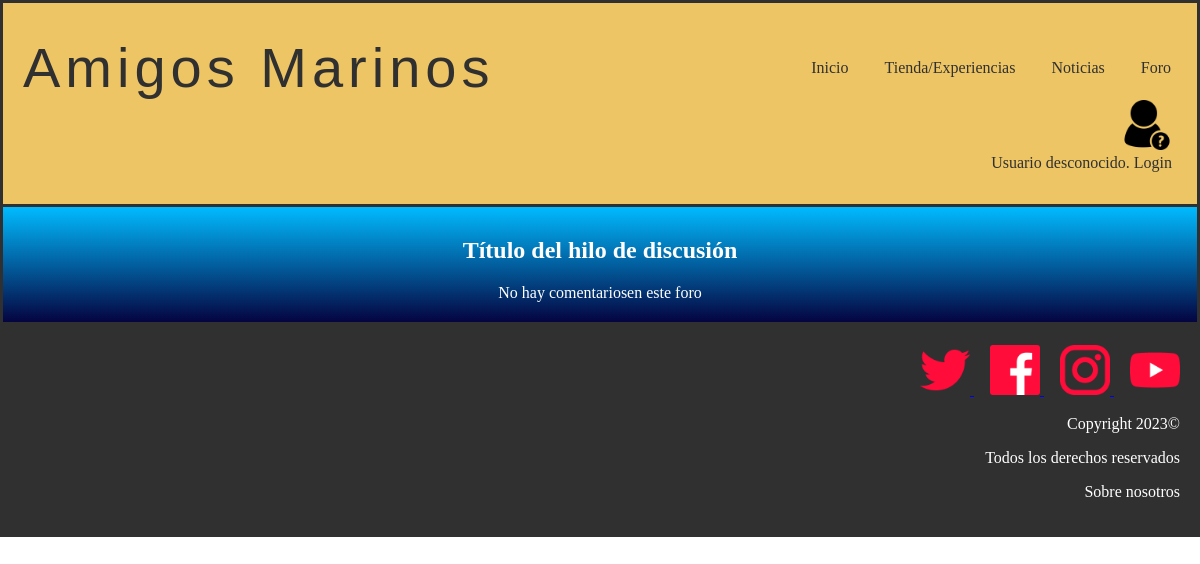
Before: /foro.php with the older database file.
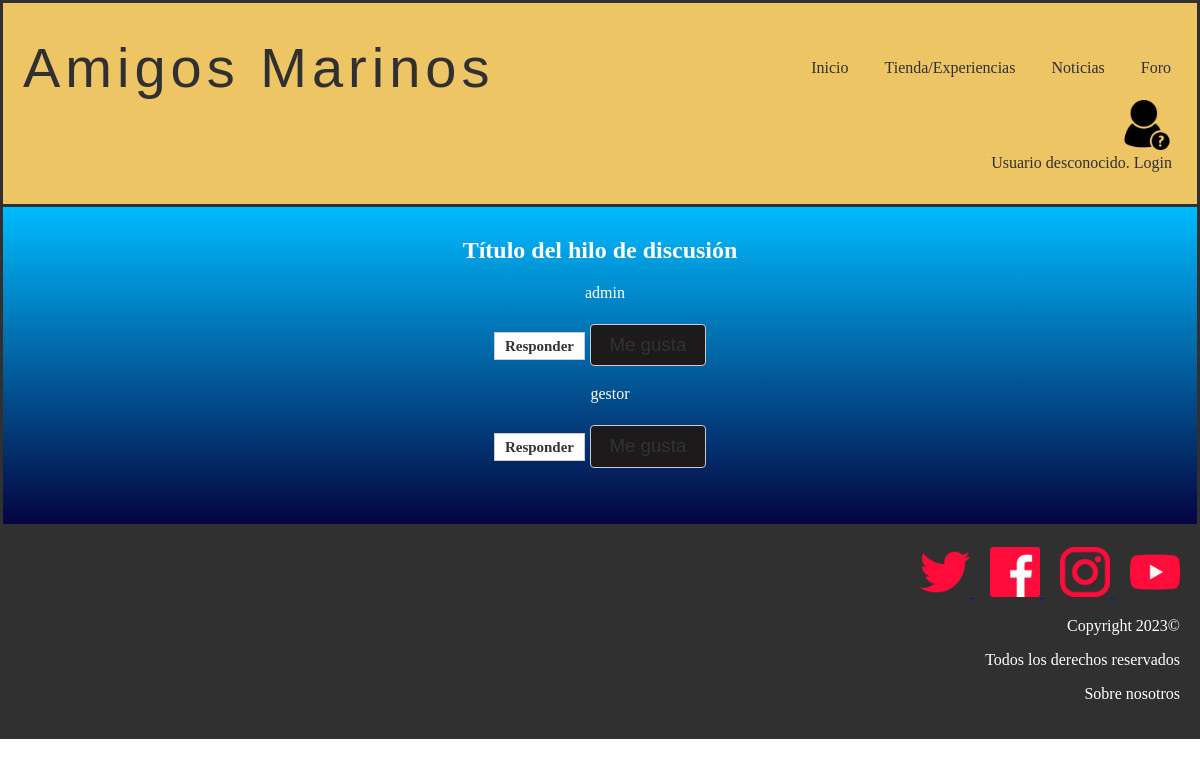
After: the same page with the newer database file.
### tables this page shows
CREATE TABLE IF NOT EXISTS `comentario` (
  `id` int(11) NOT NULL AUTO_INCREMENT,
  `titulo` varchar(20) NOT NULL,
  `usuario` varchar(15) NOT NULL,
  `padre` int(11) DEFAULT NULL,
  `contenido` text NOT NULL,
  `fecha_de_creacion` date NOT NULL,
  `me_gusta` int(11) NOT NULL,
  PRIMARY KEY (`id`),
  UNIQUE KEY `Titulo` (`titulo`),
  KEY `Usuario` (`usuario`)
);

### includes/comentario.php (called while the page is built, shortened)
<?php
class comentario{
private $usuario;
public function __construct($id=null,$titulo,$usuario,$padre,$contenido,$fecha_de_creacion, $meGusta){
    $this->usuario=$usuario;
}
public static function cargarComentarios(){
    $comentarios=[];
    $conn = Aplicacion::getInstance()->getConexionBd();
    $query = sprintf("SELECT * FROM comentario ORDER BY me_gusta DESC");
    $resultado = mysqli_query($conn, $query);
    $i = 0;
    if(mysqli_num_rows($resultado) > 0){
        while($fila = $resultado->fetch_assoc()){
            $comentarios[$i] = new comentario($fila["id"], $fila["titulo"], $fila["usuario"], $fila["padre"], $fila["contenido"], $fila["fecha_de_creacion"], $fila["me_gusta"]);
            $i++;
        }
    }
    return $comentarios;
}
public function getUsuario(){
    return $this->usuario;
}
}
?>

### foro.php (the view, shortened to what this page needs)
<?php
    require_once './includes/comentario.php';
?>
<!DOCTYPE html>
<html>
    <head>
        <link rel="stylesheet" type="text/css" href="./css/style.css"/>
    </head>
    <body>
        <?php
            require ('./includes/comun/cabecera.php');
        ?>
        <main>
            <div class="container">
                <h2>Título del hilo de discusión</h2>
                <?php
                    $comentarios = comentario::cargarComentarios();
                    if($comentarios == false){
                        echo "No hay comentariosen este foro";
                    }
                    foreach($comentarios as $comentario){
                ?>
                        <section class="comment-box">
                            <?php
                            echo $comentario->getUsuario();
                            echo '<h3><'. $comentario->getUsuario() .'</h3>';?>
                            <a href="#" class="reply-btn">Responder</a>
                            <button class="like-btn">Me gusta</button>
                    </section>
                <?php
                    }
                ?>
            </div>
        </main>
        <?php
            require('./includes/comun/pie.php');
        ?>
</html>

### includes/comun/cabecera.php (shortened to what this page needs)
<?php
function reconocerUsuario() {
  if (isset($_SESSION["login"]) && ($_SESSION["login"]===true)){
    echo'Rol: '.Usuario::getNombreRol($_SESSION['rol']);
    $level=level::getLevel($_SESSION["puntos"]);
    if($level == level::cangrejo){
      echo '<form method="post" action="micuenta.php">
      <input type="image" src="./img/cangrejo.jpg" name="boton" width="50" alt="Botón icono cangrejo"  height="50" />
      </form>';
      echo 'Bienvenido ' . $_SESSION['nombre'] . '! ';
      echo '<a href="logout.php">(salir)</a>';
    }
    else if($level == level::delfin){
      echo '<form method="post" action="micuenta.php">
      <input type="image" src="./img/delfin.jpg" name="boton" width="50" alt="Botón icono delfin"  height="50" />
      </form>';
      echo 'Bienvenido ' . $_SESSION['nombre'] . '! ';
      echo '<a href="logout.php">(salir)</a>';
    }
    else if($level == level::megalodon){
      echo '<form method="post" action="micuenta.php">
      <input type="image" src="./img/tiburon.jpg" name="boton" width="50" alt="Botón icono tiburon"  height="50" />
      </form>';
      echo 'Bienvenido ' . $_SESSION['nombre'] . '! ';
      echo '<a href="logout.php">(salir)</a>';
    }
    else if($level == level::poseidon){
      echo '<form method="post" action="micuenta.php">
      <input type="image" src="./img/poseidon.jpg" name="boton" width="50" alt="Botón icono poseidon"  height="50" />
      </form>';
      echo 'Bienvenido ' . $_SESSION['nombre'] . '! ';
      echo '<a href="logout.php">(salir)</a>';
    }
  } else {
    echo '<form method="post" action="login.php">
    <input type="image" src="./img/usuariodesconocido.jpg" name="boton" width="50" alt="Botón para ir a login"  height="50" />
    </form>';
    echo 'Usuario desconocido. ';
    echo '<a href="login.php">Login </a>';
  }
}
?>
<header class ="header">
        <div class="cont logo-nav-cont" >
        <a class="logo">Amigos Marinos</a>
        <nav class="navigation">
          <ul>
            <li><a href="index.php">Inicio</a></li>
            <li><a href="tienda.php">Tienda/Experiencias</a></li>
            <li><a href="mostrarnoticias.php">Noticias</a></li>
            <li><a href="foro.php">Foro</a></li>
          </ul>
        </nav>
       </div>
		<div class="login" >
		 <?php
		reconocerUsuario();
		?>
		</div>
</header>

### includes/comun/pie.php (shortened to what this page needs)
<footer>
<div id="footer">
    <div id="menuFooter">
        <div id="redes-sociales">
            <div class="ops-v">
                <a href="https://media.biobiochile.cl/wp-content/uploads/2019/05/bikini-bottom.jpeg">
                <img src="img/twitter.png" alt="twitter">
                </a>
                <a href="https://www.facebook.com/profile.php?id=100088652318580">
                <img src="img/facebook.png" alt="facebook">
                </a>
                <a href="https://www.instagram.com/amigosmarinos_oficial/?next=%2Famigosmarinos_oficial%2F">
                <img src="img/instagram.png" alt="instagram">
                </a>
                <a href="https://www.youtube.com/watch?v=_Q5YWM2I9_U&t=5889s&ab_channel=M%C3%BAsicadelMundo">
                <img src="img/youtube.png" alt="youtube">
                </a>
            </div>
        </div>
        <div id="copyright">
            <p>Copyright 2023©</p>
            <p>Todos los derechos reservados</p>
        </div>
        <div id="sobre-nosotros">
            <p><a id="link" href="miembros.php">Sobre nosotros</a></p>
        </div>
    </div>
</div>
</footer>

### css/style.css (style rules this page uses)
body { color: white; background-color: white; text-align: center; margin: auto; }
.container { background-image: linear-gradient(to bottom,#00bbff, #040440); border: 3px solid #303030; padding-top: 10px; padding-bottom: 20px; }
button { background-color: #007bff; color:#ffffff; padding:10px 20px; border-radius:5px; }
img { width :50px; height :50px; border :5px; }
section { display:inline; width: 300px; height: 360px; }
footer { clear: both; padding: 20px; background-color: #303030; color: white; text-align: right; }
.header { background-color: #eec565; color:#303030; border: 3px solid #303030; border-bottom: none; padding:2rem 0; }
.header a { color:#303030; text-decoration:none; }
.logo { letter-spacing: 5px; font-size: 3.5em; font-family:Impact, Haettenschweiler, 'Arial Narrow Bold', sans-serif; margin-left: 20px; }
.logo-nav-cont { display: flex; justify-content: space-between; align-items: center; margin-right: 10px; }
.navigation ul { margin: 0; padding: 0; list-style: none; }
.navigation ul li { display: inline-block; }
.navigation ul li a { display: block; padding: 0.5rem 1rem; transition: all 0.4s linear; border-radius: 5px; }
.login { text-align: right; margin-right: 25px; }
#link { color:white; text-decoration: none; }
input[type="text"], input[type="email"], input::placeholder, input[type="password"],textarea,input[type="number"],input[type="password"] { background-color: transparent; border: none; font-size: 25px; border-bottom: 2px solid #fff; color: #fff; text-align: center; text-shadow: 2px 2px 4px rgba(0, 0, 0, 0.5); }
.comment-box { padding: 10px; margin-bottom: 10px; }
.reply-btn { background-color: #fff; border: 1px solid #ccc; color: #333; padding: 5px 10px; text-decoration: none; font-size: 0.8em; cursor: pointer; }
.like-btn { background-color: #1c1a1a; border: 1px solid #ccc; border-radius: 4px; color: #333; font-size: 1em; padding: 0.5em 1em; text-decoration: none; cursor: pointer; display: inline-flex; align-items: center; justify-content: center; }

Changed rows visible on the page:
added comentario: usuario "admin"
added comentario: usuario "gestor"
Other visible differences:
text no longer shown: "No hay comentariosen este foro"
